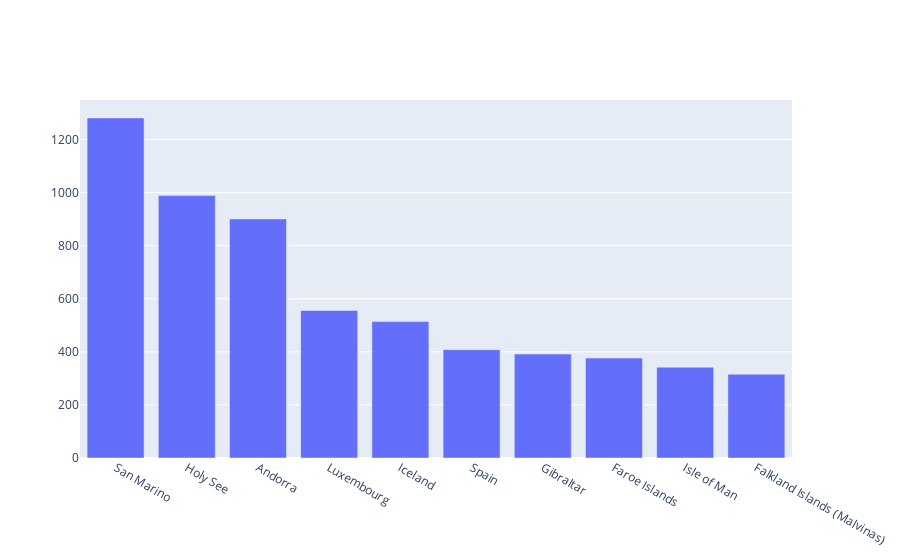

This figure's notebook cell:
### Code cell
import string
metric = "CP100K"
tmp = df2[df2.Date == df2.Date.max()]
tmp = tmp.sort_values(by=[metric],na_position="first")[-10:]
tmp = tmp.sort_values(by=[metric],ascending=False)

tmp.Combined_Key = list(map(lambda x:x.replace("nan,",""),tmp.Combined_Key.astype(str)))
tmp.Combined_Key = list(map(lambda x: x.split(",")[0],tmp.Combined_Key))
fig = go.Figure([go.Bar(x=tmp.Combined_Key,y=tmp[metric])])
# # po.plot(fig,filename="bar1.html")
fig.show()
tmp

### Figure 1 — Plotly figure (JSON) as saved in the notebook; plotly's stock layout.template omitted (floating-point values rounded to 4 significant figures)
{"data": [{"type": "bar", "x": ["San Marino", "Holy See", "Andorra", "Luxembourg", "Iceland", "Spain", "Gibraltar", "Faroe Islands", "Isle of Man", "Falkland Islands (Malvinas)"], "y": [1282.0, 988.9, 900.8, 555.9, 514.0, 408.2, 391.8, 376.5, 342.2, 315.8]}], "layout": {"autosize": true, "xaxis": {"autorange": true, "range": [-0.5, 9.5], "type": "category"}, "yaxis": {"autorange": true, "range": [0, 1349.0], "type": "linear"}}}
